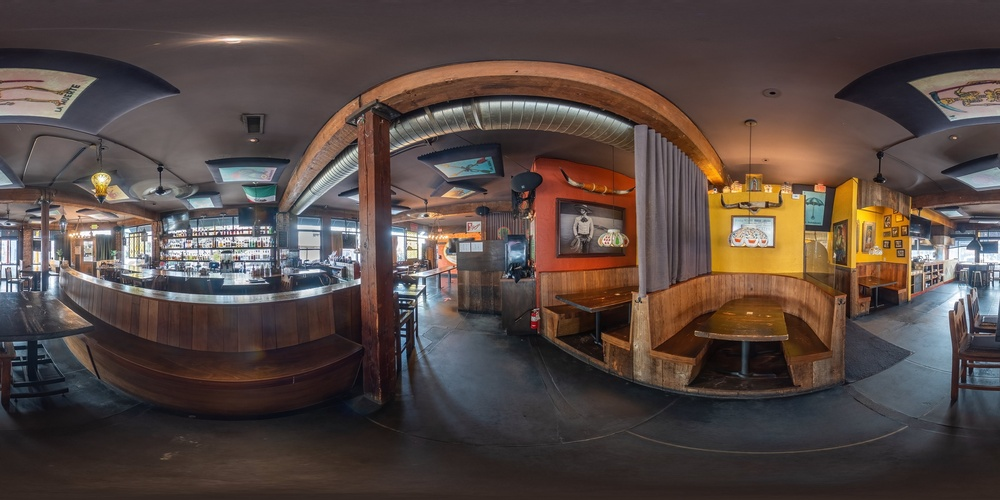
#> input picture data/vr.jpg, 1000 x 500 px, shrunk from 2896 x 1448 before the run, found by its file name
$ python generate_viewport.py
#> lines starting #> are read from the running program, lines starting #| are printed output that depends on the picture
#> further down, vr_img is the input picture: shape (500, 1000, 3); mean R, G, B 85.1, 71.7, 67.1
import numpy as np
import cv2
import matplotlib.pyplot as plt
import time
pi = np.pi


def bicubic_interpoaion(im, x_out, y_out, width, height):
    """双三次插值"""
    y_f = int(y_out)
    x_f = int(x_out)
    p = y_out - y_f
    q = x_out - x_f
    if y_f == 0:
        p = 0
    if y_f >= height - 1:
        y_f = height - 1
        print(1, y_f, np.mod(x_f - 1, width), y_f, np.mod(x_f, width))
        return (1 - q) * im[y_f, np.mod(x_f - 1, width) + 1] + q * im[y_f, np.mod(x_f, width) + 1]
    else:
        # print(2, [y_f, np.mod(x_f - 1, width)], [y_f, np.mod(x_f, width)], [y_f + 1, np.mod(x_f - 1, width)],
        # [y_f + 1, np.mod(x_f, width)])
        """return (1 - p) * (1 - q) * im[y_f, np.mod(x_f - 1, width)] + (1 - p) * q * im[y_f, np.mod(x_f, width)] \
               + p * (1 - q) * im[y_f + 1, np.mod(x_f - 1, width)] + p * q * im[y_f + 1, np.mod(x_f, width)]"""
        return ((1 - p) * (1 - q) * im[y_f, np.mod(x_f, width)]
                + (1 - p) * q * im[y_f, np.mod(x_f + 1, width)]
                + p * (1 - q) * im[y_f + 1, np.mod(x_f, width)]
                + p * q * im[y_f + 1, np.mod(x_f + 1, width)])


def viewport_generation(im, beta, a, FOV):  # 0 <= beta <= 2pi, -pi <= a <= pi
    """vr图像转平面图像
    im: vr图像 beta: 球体左转角度 a: 球体上转角度 FOV: 视场角
    """
#> called with beta = 3.14, a = 0, FOV = 0.785
    height = im.shape[0]
#> height = 500
    width = im.shape[1]
#> width = 1000
    # 4:3 field of view
    F_h = FOV
    F_v = 0.75 * FOV
    # 区域画面大小。经实验，最终画面显示范围与该尺寸无关。且尺寸过小，画面分辨率过低，尺寸过大；画面效果饱和，消耗时间过多
    viewport_width = np.floor(F_h / (2 * pi) * width)
#> viewport_width = 125
    viewport_height = np.floor(F_v / pi * height)
#> viewport_height = 93
    # [7 lines of commented-out code are left out]

    viewport = np.zeros([int(viewport_height), int(viewport_width), 3])   # 创建一个空白的局部平面图
    # 右手笛卡尔坐标系下由欧拉角表示的旋转矩阵
    R = np.array([[np.cos(beta), np.sin(beta) * np.sin(a), np.sin(beta) * np.cos(a)],
                  [0, np.cos(a), -np.sin(a)],
                  [-np.sin(beta), np.cos(beta) * np.sin(a), np.cos(beta) * np.cos(a)]])

    for i in range(int(viewport_height) - 1):
        for j in range(int(viewport_width) - 1):
            u = (j + 0.5) * 2 * np.tan(F_h / 2) / viewport_width
            v = (i + 0.5) * 2 * np.tan(F_v / 2) / viewport_height

            # 由平面投影至球面
            x1 = u - np.tan(F_h / 2)
            y1 = -v + np.tan(F_v / 2)
            z1 = 1.0

            r = np.sqrt(x1 ** 2 + y1 ** 2 + z1 ** 2)
            sphere_coords = [x1 / r, y1 / r, z1 / r]    # 单位化的球面坐标

            # 对该点进行球面旋转操作
            rotated_sphere_coords = np.matmul(R, sphere_coords) # matmul自适应矩阵相乘：(3,3) × (1,3) -> (3,3) × (3,1)

            x = rotated_sphere_coords[0]
            y = rotated_sphere_coords[1]
            z = rotated_sphere_coords[2]

            # 由直角坐标系转换成球坐标系
            theta = np.arccos(y)
            phi = np.arctan2(x, z)
            # 反向投影，由球面投影至平面
            x_out = width * phi / (2 * np.pi)
            y_out = height * theta / np.pi
            # print(x_out, y_out)
            viewport[i, j] = bicubic_interpoaion(im, x_out, y_out, width, height)
#> this loop made 92 passes
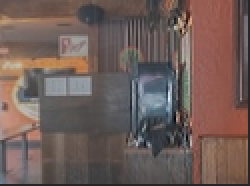
#> viewport: shape (93, 125, 3) float64 (shown 2 times larger); mean R, G, B 116.7, 88.4, 81; drawn with min black and max white
            # [10 lines of commented-out code are left out]
    viewport = (viewport - viewport.min()) / (viewport.max() - viewport.min())
    viewport = viewport * 255
    viewport = viewport.astype(np.uint8)

    return viewport


if __name__ == '__main__':
    vr_img = plt.imread('./data/vr.jpg')
    start = time.time()
    flat_img = viewport_generation(vr_img, pi, 0, FOV=0.25 * pi)
    end =time.time()
    print("cost time:", end-start)

    plt.figure(figsize=(11,6))
    plt.subplot(121)
    plt.imshow(vr_img)
    plt.title("vr图像")
    plt.axis("off")
    plt.subplot(122)
    plt.imshow(flat_img)
    plt.title("vr图像转平面图像")
    plt.axis("off")
    plt.show()
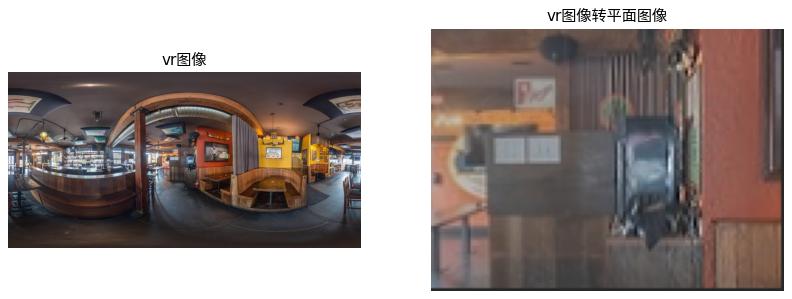
#> figure drawn by matplotlib, 2 panels
